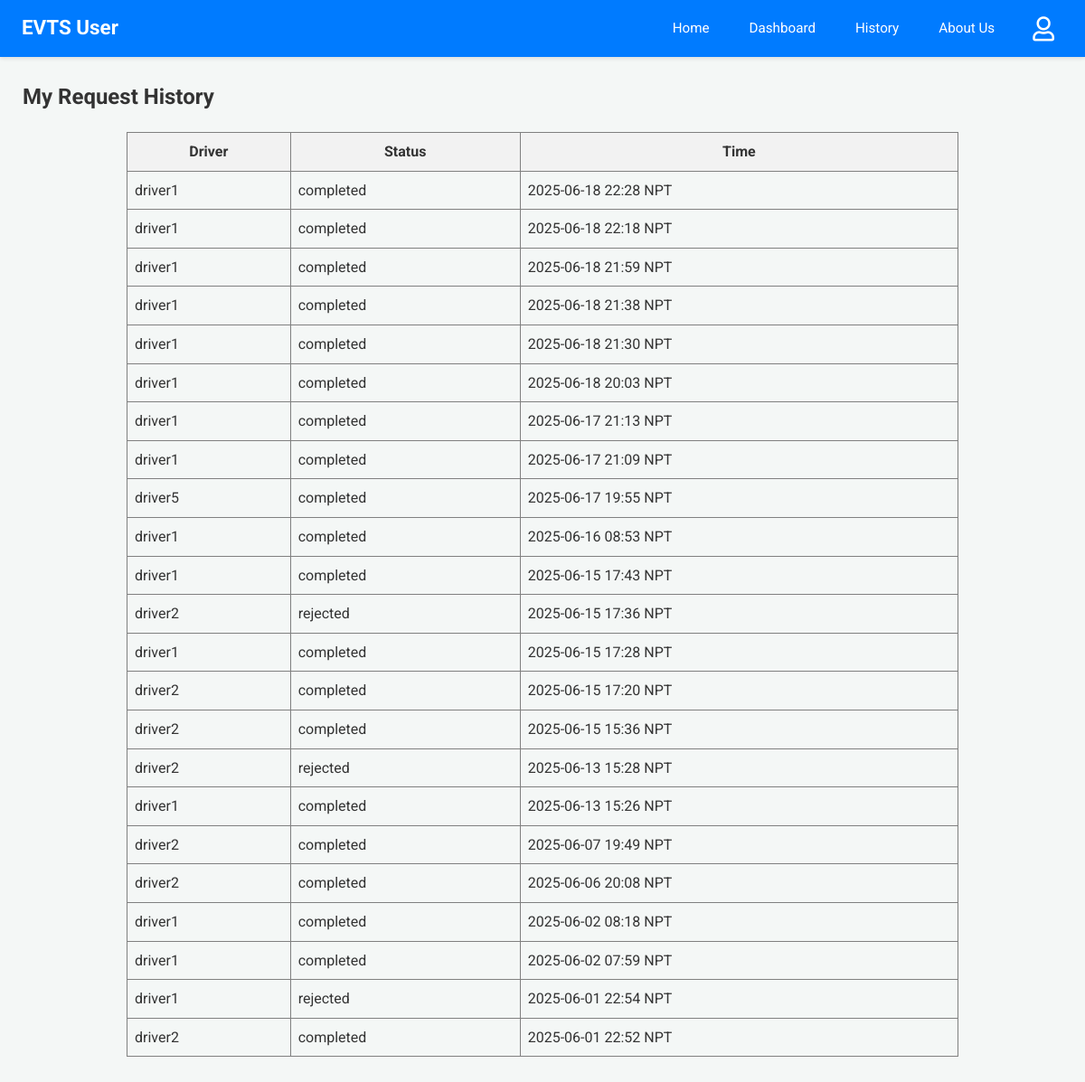
Page /user-history (signed in) on the committed database.
### app.py (models this page shows)
class Driver(db.Model):
    email = db.Column(db.String(120), primary_key=True)
    name = db.Column(db.String(100))
    phone = db.Column(db.String(15))
    password = db.Column(db.String(100))
    vehicle = db.Column(db.String(50))
    node = db.Column(db.String(10), nullable=False)

class RideRequest(db.Model):
    __tablename__ = 'ride_request'
    id = db.Column(db.Integer, primary_key=True)
    user_email = db.Column(db.String(100), nullable=False)
    driver_email = db.Column(db.String(100), nullable=False)
    user_latitude_at_request = db.Column(db.Float, nullable=True)
    user_longitude_at_request = db.Column(db.Float, nullable=True)
    timestamp = db.Column(db.DateTime, default=lambda: datetime.now(timezone.utc))
    status = db.Column(db.String(20), default='Pending')

### app.py (the view)
@app.route('/user-history')
@login_required_user
def user_history():
    reqs_db = RideRequest.query.filter_by(user_email=session['user']).order_by(RideRequest.timestamp.desc()).all()
    s_reqs = [{'driver_name': (Driver.query.get(r.driver_email).name or r.driver_email if Driver.query.get(r.driver_email) else "N/A"),
               'status': r.status, 'timestamp': format_datetime_npt(r.timestamp)} for r in reqs_db]
    response = make_response(render_template('user_history.html', requests=s_reqs))
    return add_no_cache_to_response(response)

### app.py (called while the page is built)
def format_datetime_npt(dt_utc):
    if dt_utc is None: return "N/A"
    if dt_utc.tzinfo is None or dt_utc.tzinfo.utcoffset(dt_utc) is None:
        dt_utc = dt_utc.replace(tzinfo=timezone.utc)
    else:
        dt_utc = dt_utc.astimezone(timezone.utc)
    dt_npt = dt_utc.astimezone(NPT)
    return dt_npt.strftime('%Y-%m-%d %H:%M NPT')

def login_required_user(f):
    @wraps(f)
    def decorated_function(*args, **kwargs):
        if 'user' not in session:
            return redirect(url_for('login', next=request.url))
        return f(*args, **kwargs)
    return decorated_function

def add_no_cache_to_response(response):
    response.headers["Cache-Control"] = "no-cache, no-store, must-revalidate, public, max-age=0"
    response.headers["Pragma"] = "no-cache"
    response.headers["Expires"] = "0"
    return response

### templates/user_history.html
{% extends 'user_base.html' %}
{% block content %}
<h2>My Request History</h2>
{% if requests %}
<table border="1" cellpadding="8" cellspacing="0" style="border-collapse: collapse; width: 80%; margin: 20px auto;">
  <thead>
    <tr style="background-color: #f2f2f2;">
      <th>Driver</th>
      <th>Status</th>
      <th>Time</th>
    </tr>
  </thead>
  <tbody>
  {% for req in requests %}
  <tr>
    <td>{{ req.driver_name }}</td>
    <td>{{ req.status }}</td>
    <td>{{ req.timestamp }}</td>
  </tr>
  {% endfor %}
  </tbody>
</table>
{% else %}
<p>You have no ride request history.</p>
{% endif %}
{% endblock %}

### static/css/dashboard_styles.css (style rules this page uses)
body { font-family: 'Roboto', 'Segoe UI', Tahoma, Geneva, Verdana, sans-serif; margin: 0; background-color: #f4f7f6; color: #333; line-height: 1.6; }
.dashboard-content h2, .dashboard-content h3, .dashboard-content h4 { color: #333; margin-top: 0; }

### rows in the picture
Driver: driver_name "driver1" "driver1" "driver1" "driver1" "driver1" "driver1" "driver1" "driver1" "driver1" "driver1" "driver1" "driver1" "driver1" "driver1" "driver1"
RideRequest: status "completed"
RideRequest: status "completed"
RideRequest: status "completed"
RideRequest: status "completed"
RideRequest: status "completed"
RideRequest: status "completed"
RideRequest: status "completed"
RideRequest: status "completed"
Driver: driver_name "driver5"
RideRequest: status "completed"
RideRequest: status "completed"
RideRequest: status "completed"
Driver: driver_name "driver2" "driver2" "driver2" "driver2" "driver2" "driver2" "driver2"
RideRequest: status "rejected"
RideRequest: status "completed"
RideRequest: status "completed"
RideRequest: status "completed"
RideRequest: status "rejected"
RideRequest: status "completed"
RideRequest: status "completed"
RideRequest: status "completed"
RideRequest: status "completed"
RideRequest: status "completed"
RideRequest: status "rejected"
RideRequest: status "completed"

### other values in the picture
{{ req.timestamp }} "2025-06-18 22:28 NPT" "2025-06-18 22:18 NPT" "2025-06-18 21:59 NPT" "2025-06-18 21:38 NPT" "2025-06-18 21:30 NPT" "2025-06-18 20:03 NPT" "2025-06-17 21:13 NPT" "2025-06-17 21:09 NPT" "2025-06-17 19:55 NPT" "2025-06-16 08:53 NPT" "2025-06-15 17:43 NPT" "2025-06-15 17:36 NPT" "2025-06-15 17:28 NPT" "2025-06-15 17:20 NPT" "2025-06-15 15:36 NPT" "2025-06-13 15:28 NPT" "2025-06-13 15:26 NPT" "2025-06-07 19:49 NPT" "2025-06-06 20:08 NPT" "2025-06-02 08:18 NPT" "2025-06-02 07:59 NPT" "2025-06-01 22:54 NPT" "2025-06-01 22:52 NPT"
